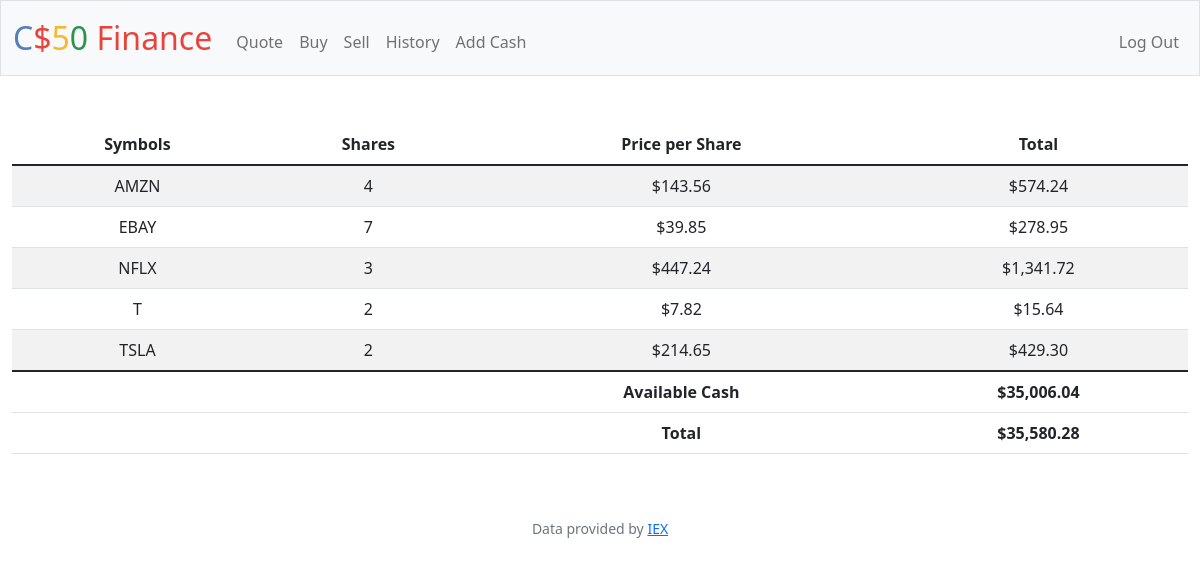
/ (signed in), run on the app's committed database.
### tables this page shows
CREATE TABLE 'transactions' ('id' INTEGER PRIMARY KEY AUTOINCREMENT NOT NULL, 'user_id' INTEGER, 'symbol' TEXT, 'shares' INTEGER, 'price' REAL, 'date' DATETIME,'Action' TEXT);

### app.py (the view)
@app.route("/")
@login_required
def index():
    user_id = session["user_id"]
    transactions_db = db.execute(
        "SELECT symbol, SUM(shares) AS shares, AVG(price) AS price_per_share, SUM(shares * price) AS total FROM transactions WHERE user_id = ? GROUP BY symbol",
        user_id,
    )
    cash_db = db.execute("SELECT cash FROM users WHERE id = ?", user_id)
    cash = cash_db[0]["cash"]
    if transactions_db is not None and len(transactions_db) > 0:
        total_cash = cash + transactions_db[0]["total"]
    else:
        total_cash = cash
    for row in transactions_db:
        row["price_per_share"] = usd(row["price_per_share"])
        row["total"] = usd(row["total"])
    cash_formatted = usd(cash)
    total_cash_formatted = usd(total_cash)
    return render_template(
        "index.html",
        database=transactions_db,
        cash=cash_formatted,
        total_cash=total_cash_formatted,
    )

### app.py (called while the page is built)
@app.after_request
def after_request(response):
    response.headers["Cache-Control"] = "no-cache, no-store, must-revalidate"
    response.headers["Expires"] = 0
    response.headers["Pragma"] = "no-cache"
    return response

### helpers.py (called while the page is built)
def login_required(f):
    @wraps(f)
    def decorated_function(*args, **kwargs):
        if session.get("user_id") is None:
            return redirect("/login")
        return f(*args, **kwargs)
    return decorated_function

def usd(value):
    return f"${value:,.2f}"

### templates/index.html (shortened to what this page needs)
{% extends "layout.html" %}
{% block main %}
    <table class="table table-striped">
        <thead>
            <tr>
                <th scope="col">Symbols</th>
                <th scope="col">Shares</th>
                <th scope="col">Price per Share</th>
                <th scope="col">Total</th>
            </tr>
        </thead>
        <tbody>
            {% for row in database %}
                <tr>
                    <td>{{ row["symbol"] }}</td>
                    <td>{{ row["shares"] }}</td>
                    <td>{{ row["price_per_share"] }}</td>
                    <td>{{ row["total"] }}</td>
                </tr>
            {% endfor %}
        </tbody>
        <tfoot>
            <tr>
                <td></td>
                <td></td>
                <th scope="1">Available Cash</th>
                <th scope="1">{{ cash}}</th>
            </tr>
            <tr>
                <td></td>
                <td></td>
                <th scope="1">Total</th>
                <th scope="1">{{ total_cash }}</th>
            </tr>
    </table>
{% endblock %}

### data on the page
transactions: symbol "NFLX", shares "3", price_per_share "$447.24", total "$1,341.72"
transactions: symbol "TSLA", shares "2", price_per_share "$214.65", total "$429.30"

### other printed values
{{ row["symbol"] }} "AMZN" "EBAY" "T"
{{ row["shares"] }} "4" "7" "2"
{{ row["price_per_share"] }} "$143.56" "$39.85" "$7.82"
{{ row["total"] }} "$574.24" "$278.95" "$15.64"
{{ cash }} "$35,006.04"
{{ total_cash }} "$35,580.28"
